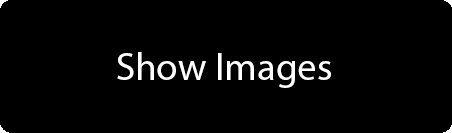
#> input picture GUI/show_images.png, 452 x 133 px
$ python -i xy.py   (imports and definitions only)
#> lines starting #> are read from the running program, lines starting #| are printed output that depends on the picture; after the words box and inside, x2 and y2 are one past the last pixel; in counts of white or black regions, pixels touching at a corner belong together
#> further down, picture is the input picture: shape (133, 452); min 0, max 255, mean 7.7
import cv2
import numpy as np
import matplotlib.pyplot as plt

def plot_dat(dat, is_first=False):
    lbls = ["Area", "Standard Deviation", "Mean"]
    colors = ["r", "g", "b"]

    mask = np.logical_and(dat[:,0] > 0.01, dat[:,1] > 0.46)
    mask = mask * (1 - 0.2*2) + 0.2

    for i in range(len(lbls)):
        plt.plot(dat[:,i], label=lbls[i] if is_first else "", c=colors[i], alpha=1.0 if is_first else 0.5)
    plt.plot(mask, label="Decision" if is_first else "", c="k", linestyle="dashed", alpha=1.0 if is_first else 0.5)

def xy(img, testing=False):
#> called with testing = False
    blur = cv2.blur(img, ksize=(11, 11))
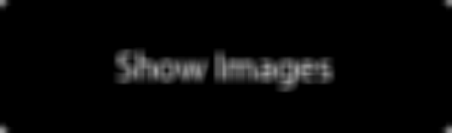
#> blur: shape (133, 452); min 0, max 162, mean 7.6
    ret, thresh1 = cv2.threshold(blur, 127, 255, cv2.THRESH_BINARY + cv2.THRESH_OTSU)
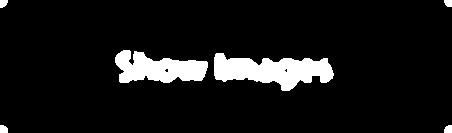
#> thresh1: shape (133, 452); 8.2% white; 6 white regions, box (x1, y1, x2, y2) and area: (214, 53, 334, 91) 2709, (115, 50, 208, 83) 2021, (0, 125, 8, 133) 57, (444, 125, 452, 133) 56, (0, 0, 8, 8) 52, (444, 0, 452, 7) 49
#> ret = 41
    opening = cv2.morphologyEx(thresh1, cv2.MORPH_OPEN, (9,9), iterations=3)
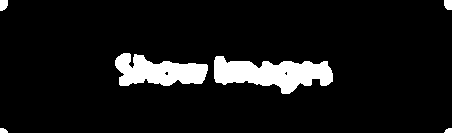
#> opening: shape (133, 452); 8.2% white; 6 white regions, box (x1, y1, x2, y2) and area: (214, 56, 333, 94) 2706, (115, 53, 208, 86) 2021, (0, 0, 8, 11) 76, (444, 0, 452, 10) 73, (0, 128, 8, 133) 33, (444, 128, 452, 133) 32

    opening[:,:70] = 255
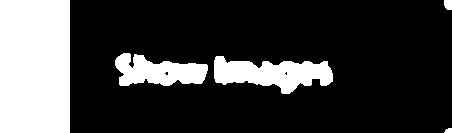
#> opening: shape (133, 452); 23.5% white; 5 white regions, box (x1, y1, x2, y2) and area: (0, 0, 70, 133) 9310, (214, 56, 333, 94) 2706, (115, 53, 208, 86) 2021, (444, 0, 452, 10) 73, (444, 128, 452, 133) 32
    opening[-50:,:] = 255
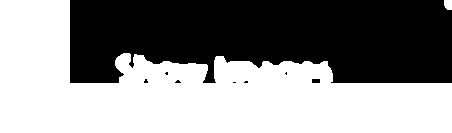
#> opening: shape (133, 452); 54.6% white; 8 black regions (6 under 20 px), largest, box (x1, y1, x2, y2) and area: (70, 0, 452, 83) 27197, (312, 79, 320, 83) 32

    area = len(np.where(opening.flatten() == 0)[0])
#> area = 27274
    std = np.std(blur)
#> std = 24.04
    mean = np.mean(blur)
#> mean = 7.63
    r = [img, blur, thresh1, opening], [area, std, mean]

    if testing:
        row = 430

        plt.plot(img[row,:], c="r", alpha=0.3, label="raw data")
        plt.plot(blur[row,:], c="b", alpha=1.0, label="smoothed")
        plt.plot(thresh1[row,:], c="k", alpha=0.5, label="rounded", linestyle="dashed")

        plt.legend()
        plt.show()

    return r

>>> import cv2
>>> picture = cv2.imread('GUI/show_images.png', cv2.IMREAD_GRAYSCALE)
>>> result = xy(picture)

$ run again, on GUI/scanned_errors.png
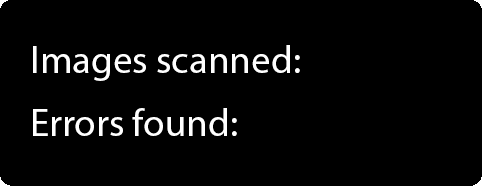
#> input picture GUI/scanned_errors.png, 482 x 186 px
#> picture is the input picture: shape (186, 482); min 0, max 255, mean 10.6
#> in xy, `ret, thresh1 = cv2.threshold(blur, 127, 255, cv2.THRESH_BINARY + cv2.T..`:
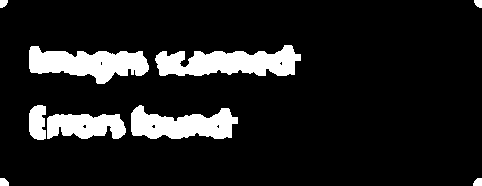
#> thresh1: shape (186, 482); 11.7% white; 9 white regions, largest, box (x1, y1, x2, y2) and area: (155, 45, 301, 76) 3014, (29, 46, 149, 84) 2754, (131, 105, 238, 139) 2374
#> ret = 40
#> in xy, `opening[-50:,:] = 255`:
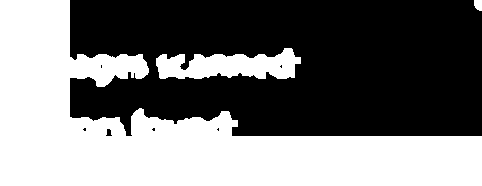
#> opening: shape (186, 482); 46.2% white; 3 white regions, box (x1, y1, x2, y2) and area: (0, 0, 482, 186) 38336, (156, 48, 301, 79) 3006, (474, 0, 482, 11) 76
#> area = 48234
#> std = 27.2
#> mean = 10.57
